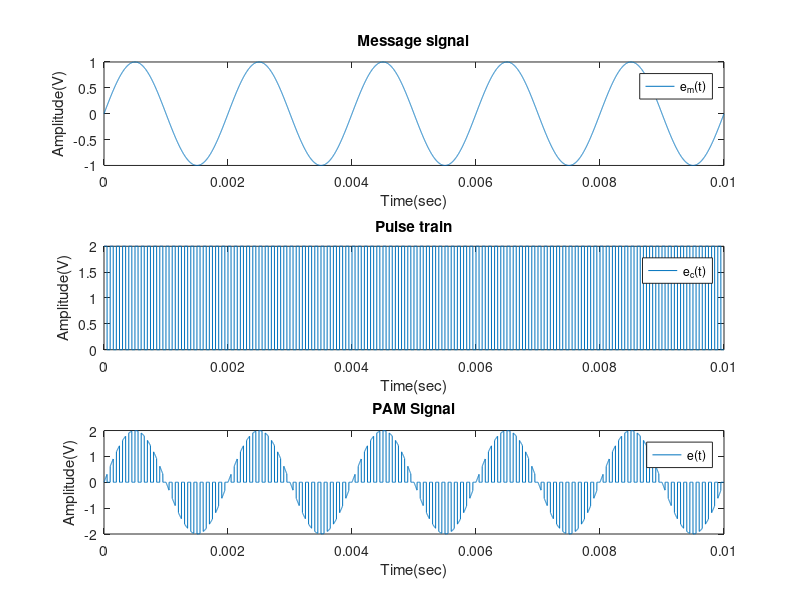

This chart was generated by the following MATLAB code:
%% Time specifications:
Fs = 800000;                   % samples per second
dt = 1/Fs;                     % seconds per sample
StopTime = 0.01;               % seconds
t = (0:dt:StopTime-dt)';       % seconds

%% Square Wave:
F = 500;                      % hertz
msg_sig = sin(2*pi*F*t);

%% Sine wave:
Fc = 10000;                      % hertz
car_sig = square(2*pi*Fc*t)+1;

%% PAM signal
pam_sig = msg_sig.*car_sig;

%% Plot the signal versus time:
figure;
subplot(3,1,1);
plot(t,msg_sig);
xlabel('Time(sec)');
ylabel('Amplitude(V)');
title('Message signal');
legend('e_m(t)');

subplot(3,1,2);
plot(t,car_sig);
xlabel('Time(sec)');
ylabel('Amplitude(V)');
title('Pulse train');
legend('e_c(t)');

subplot(3,1,3);
plot(t,pam_sig);
xlabel('Time(sec)');
ylabel('Amplitude(V)');
title('PAM Signal');
legend('e(t)');